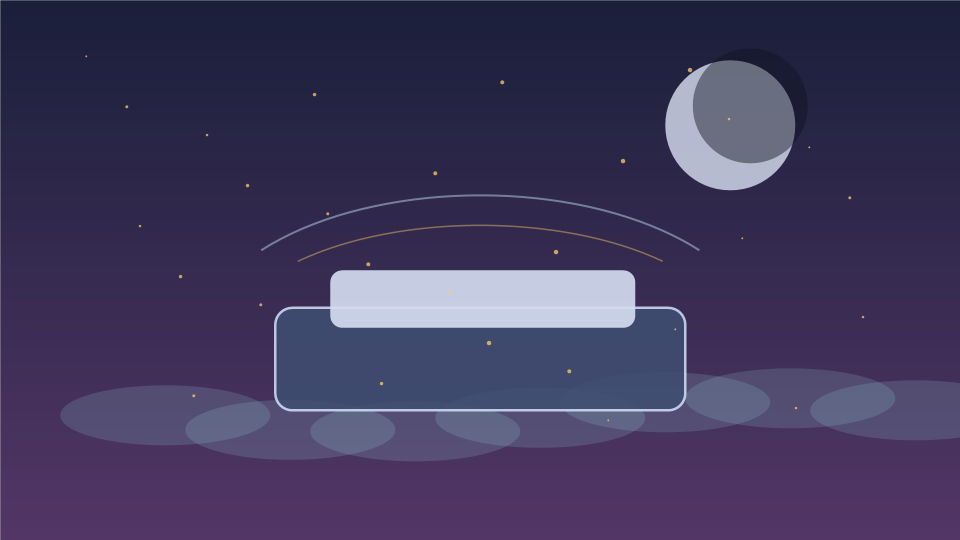
#> input picture Assets/TheCat/Art/UI/Backgrounds/thecat_ui_mainmenu_dreamentry_bg_1920x1080_v001.png, 1920 x 1080 px (shown at 1/2 size)
$ python build_ui_dream_route_preflight_candidates.py
#> lines starting #> are read from the running program, lines starting #| are printed output that depends on the picture; pictures that were not available may be replaced by others from this repository, and a replacement may not be noted
from __future__ import annotations

import csv
import hashlib
import shutil
from pathlib import Path

from PIL import Image, ImageDraw, ImageFont


REPO_ROOT = Path(__file__).resolve().parents[3]
BATCH_SLUG = "batch_86_dream_route_preflight_2026-06-25"
CANDIDATE_DIR = REPO_ROOT / "design" / "development" / "asset_candidates" / "ui" / "dream_route" / BATCH_SLUG
SPRITE_DIR = CANDIDATE_DIR / "sprites"
MOCKUP_DIR = CANDIDATE_DIR / "mockups"

MANIFEST_PATH = CANDIDATE_DIR / "thecat_ui_dream_route_batch86_manifest.csv"
CONTACT_SHEET_PATH = CANDIDATE_DIR / "thecat_ui_dream_route_batch86_contact_sheet_v001.png"
REVIEW_SHEET_PATH = CANDIDATE_DIR / "thecat_ui_dream_route_batch86_review_sheet_v001.png"
REVIEW_NOTE_PATH = CANDIDATE_DIR / "thecat_ui_dream_route_batch86_candidate_review.md"
PROCESS_NOTE_PATH = CANDIDATE_DIR / "thecat_ui_dream_route_batch86_process_note.md"
AGENT_PROMPT_PATH = CANDIDATE_DIR / "thecat_ui_dream_route_batch86_agent_review_prompt.md"

SOURCE_PATHS = [
    REPO_ROOT / "Assets/TheCat/Art/UI/Backgrounds/thecat_ui_mainmenu_dreamentry_bg_1920x1080_v001.png",
    REPO_ROOT / "Assets/TheCat/Art/UI/Frames/thecat_ui_panel_dreamglass_512x256_v001.png",
    REPO_ROOT / "Assets/TheCat/Art/UI/Frames/thecat_ui_button_primary_384x96_v001.png",
    REPO_ROOT / "Assets/TheCat/Art/UI/Frames/thecat_ui_title_logo_512x256_v001.png",
    REPO_ROOT / "Assets/TheCat/Art/UI/Frames/thecat_ui_routecard_partner_frame_512x256_v001.png",
    REPO_ROOT / "Assets/TheCat/Art/UI/Frames/thecat_ui_routecard_shop_frame_512x256_v001.png",
    REPO_ROOT / "Assets/TheCat/Art/UI/Frames/thecat_ui_routecard_blessing_frame_512x256_v001.png",
    REPO_ROOT / "Assets/TheCat/Art/UI/Frames/thecat_ui_routecard_dreamevent_frame_512x256_v001.png",
    REPO_ROOT / "Assets/TheCat/Art/UI/Frames/thecat_ui_routecard_restnest_frame_512x256_v001.png",
    REPO_ROOT / "Assets/TheCat/Art/UI/Icons/thecat_ui_route_defense_icon_128_v001.png",
    REPO_ROOT / "Assets/TheCat/Art/UI/Icons/thecat_ui_route_elite_icon_128_v001.png",
    REPO_ROOT / "Assets/TheCat/Art/UI/Icons/thecat_ui_route_partner_icon_128_v001.png",
    REPO_ROOT / "Assets/TheCat/Art/UI/Icons/thecat_ui_route_shop_icon_128_v001.png",
    REPO_ROOT / "Assets/TheCat/Art/UI/Icons/thecat_ui_route_dreamevent_icon_128_v001.png",
    REPO_ROOT / "Assets/TheCat/Art/UI/Icons/thecat_ui_route_blessing_icon_128_v001.png",
    REPO_ROOT / "Assets/TheCat/Art/UI/Icons/thecat_ui_route_restnest_icon_128_v001.png",
    REPO_ROOT / "Assets/TheCat/Art/UI/Icons/thecat_ui_route_bossnode_icon_128_v001.png",
    REPO_ROOT / "design/development/asset_candidates/ui/route_map/batch_65_route_map_readability_candidates_2026-06-15/route_map_readability_batch65_manifest.csv",
    REPO_ROOT / "design/development/asset_candidates/ui/route_map/batch_65_route_map_readability_candidates_2026-06-15/thecat_ui_route_current_node_halo_256_candidate_v001.png",
    REPO_ROOT / "design/development/asset_candidates/ui/route_map/batch_65_route_map_readability_candidates_2026-06-15/thecat_ui_route_selected_node_ring_256_candidate_v001.png",
    REPO_ROOT / "design/development/asset_candidates/ui/route_map/batch_65_route_map_readability_candidates_2026-06-15/thecat_ui_route_available_path_connector_512x128_candidate_v001.png",
    REPO_ROOT / "design/development/asset_candidates/ui/route_map/batch_65_route_map_readability_candidates_2026-06-15/thecat_ui_route_locked_path_connector_512x128_candidate_v001.png",
    REPO_ROOT / "design/development/asset_candidates/ui/route_map/batch_65_route_map_readability_candidates_2026-06-15/thecat_ui_route_boss_path_pressure_512x128_candidate_v001.png",
]

SPRITE_SPECS = (
    ("dream_route_panel", "route_map_panel_frame", (1120, 640), "large textless dream route map panel frame"),
    ("dream_route_header", "route_layer_header_frame", (760, 96), "textless route layer header frame"),
    ("dream_route_node", "route_node_socket_frame", (192, 192), "route node socket frame for icon overlays"),
    ("dream_route_choice", "route_choice_card_slot", (440, 220), "route choice card slot frame"),
    ("dream_route_path", "route_path_ribbon_frame", (640, 96), "route path ribbon frame"),
    ("dream_route_boss", "route_boss_gate_frame", (360, 260), "boss gate pressure frame"),
)

MOCKUP_SPECS = (
    ("dream_route_screen", "dream_route_1920x1080", (1920, 1080), "main"),
    ("dream_route_screen", "route_branch_1365x768", (1365, 768), "branch"),
    ("dream_route_screen", "route_boss_pressure_1280x720", (1280, 720), "boss"),
    ("dream_route_screen", "route_compact_1024x768", (1024, 768), "compact"),
)

FIELD_NAMES = [
    "asset_id",
    "component_id",
    "variant_id",
    "target_size",
    "batch_slug",
    "asset_type",
    "candidate_path",
    "candidate_sha256",
    "candidate_size",
    "source_assets",
    "source_sha256",
    "contact_sheet",
    "contact_sheet_sha256",
    "review_sheet",
    "review_sheet_sha256",
    "review_note",
    "review_note_sha256",
    "process_note",
    "process_note_sha256",
    "agent_prompt",
    "agent_prompt_sha256",
    "source_model",
    "recommendation",
    "visual_review",
]

SOURCE_MODEL = "deterministic_local_derivative_from_route_assets_not_image2"
RECOMMENDATION = "candidate_only_pending_unity_dream_route_screenshots"


def main() -> None:
    CANDIDATE_DIR.mkdir(parents=True, exist_ok=True)
    SPRITE_DIR.mkdir(parents=True, exist_ok=True)
    MOCKUP_DIR.mkdir(parents=True, exist_ok=True)
    clean_previous_outputs()

    sources = load_sources()
    sprites: dict[str, Image.Image] = {}
    generated: list[dict[str, object]] = []

    for component_id, variant_id, size, review in SPRITE_SPECS:
        image = build_sprite(variant_id, size)
        path = SPRITE_DIR / f"thecat_ui_dream_route_{variant_id}_{size[0]}x{size[1]}_candidate_v001.png"
        image.save(path)
        sprites[variant_id] = image
        generated.append(record(component_id, variant_id, size, "sprite", path, review))

    for component_id, variant_id, size, scenario in MOCKUP_SPECS:
        image = build_mockup(sources, sprites, size, scenario)
        path = MOCKUP_DIR / f"thecat_ui_dream_route_{variant_id}_local_mockup_v001.png"
        image.save(path)
        generated.append(record(component_id, variant_id, size, "local_mockup", path, f"{variant_id} local mockup"))

    contact = build_contact_sheet(generated)
    contact.save(CONTACT_SHEET_PATH)
    review = build_review_sheet(generated)
    review.save(REVIEW_SHEET_PATH)

    write_review_note(generated)
    write_process_note()
    write_agent_prompt()
    write_manifest(generated)
    print(f"Wrote {len(generated)} Batch 86 dream route preflight row(s).")
    print(to_repo_path(MANIFEST_PATH))


def clean_previous_outputs() -> None:
    for child in (SPRITE_DIR, MOCKUP_DIR):
        if child.exists():
            shutil.rmtree(child)
        child.mkdir(parents=True, exist_ok=True)
    for path in (MANIFEST_PATH, CONTACT_SHEET_PATH, REVIEW_SHEET_PATH, REVIEW_NOTE_PATH, PROCESS_NOTE_PATH, AGENT_PROMPT_PATH):
        if path.exists():
            path.unlink()


def load_sources() -> dict[str, Image.Image]:
    keys = {
        "background": SOURCE_PATHS[0],
        "panel": SOURCE_PATHS[1],
        "button": SOURCE_PATHS[2],
        "title": SOURCE_PATHS[3],
        "partner_card": SOURCE_PATHS[4],
        "shop_card": SOURCE_PATHS[5],
        "blessing_card": SOURCE_PATHS[6],
        "dream_event_card": SOURCE_PATHS[7],
        "rest_card": SOURCE_PATHS[8],
        "defense_icon": SOURCE_PATHS[9],
        "elite_icon": SOURCE_PATHS[10],
        "partner_icon": SOURCE_PATHS[11],
        "shop_icon": SOURCE_PATHS[12],
        "dream_event_icon": SOURCE_PATHS[13],
        "blessing_icon": SOURCE_PATHS[14],
        "rest_icon": SOURCE_PATHS[15],
        "boss_icon": SOURCE_PATHS[16],
        "current_halo": SOURCE_PATHS[18],
        "selected_ring": SOURCE_PATHS[19],
        "available_path": SOURCE_PATHS[20],
        "locked_path": SOURCE_PATHS[21],
        "boss_path": SOURCE_PATHS[22],
    }
    return {key: Image.open(path).convert("RGBA") for key, path in keys.items()}
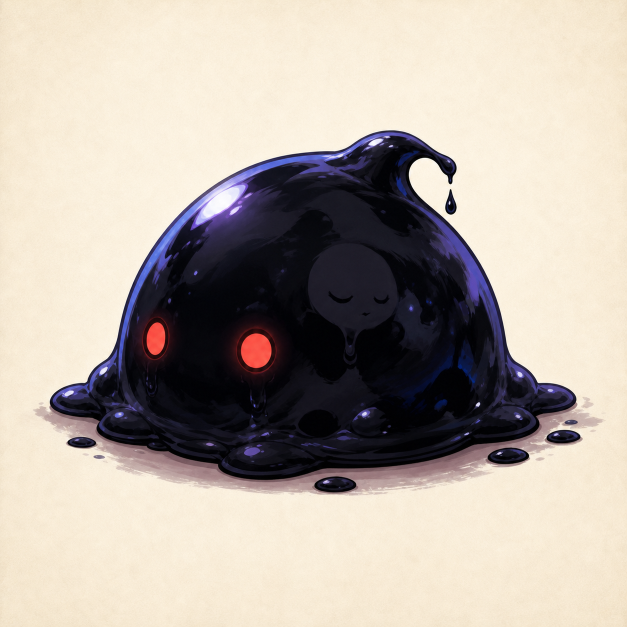
#> input picture design/development/asset_candidates/enemies/black_mud_nightmare/batch_39_black_mud_ai_refinement_candidate_2026-06-15/thecat_enemy_black_mud_nightmare_ai_refinement_raw_codex_v001.png, 1254 x 1254 px, given in place of thecat_ui_panel_dreamglass_512x256_v001.png, which was not available (shown at 1/2 size)
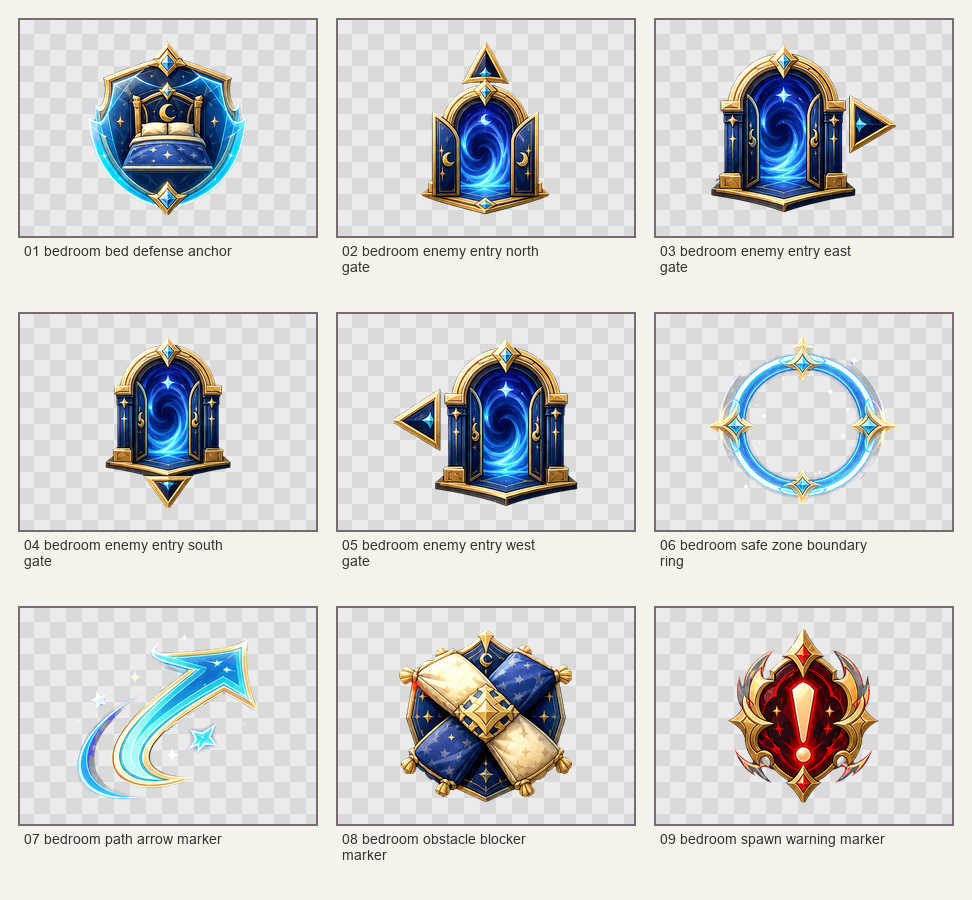
#> input picture design/development/asset_candidates/map/bedroom_dream_battle_markers/batch_101_bedroom_dream_battle_markers_imagegen_2026-06-25/thecat_map_bedmark_batch101_semantic_contact_sheet_v001.png, 972 x 900 px, given in place of thecat_ui_button_primary_384x96_v001.png, which was not available
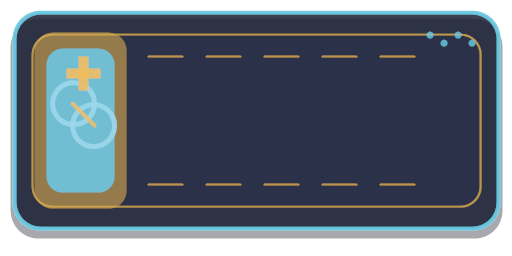
#> input picture Assets/TheCat/Art/UI/Frames/thecat_ui_routecard_partner_frame_512x256_v001.png, 512 x 256 px
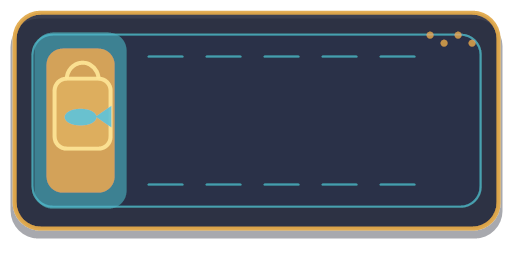
#> input picture Assets/TheCat/Art/UI/Frames/thecat_ui_routecard_shop_frame_512x256_v001.png, 512 x 256 px
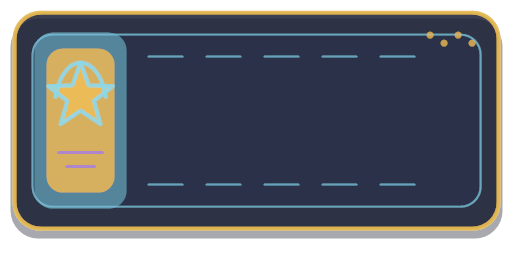
#> input picture Assets/TheCat/Art/UI/Frames/thecat_ui_routecard_blessing_frame_512x256_v001.png, 512 x 256 px
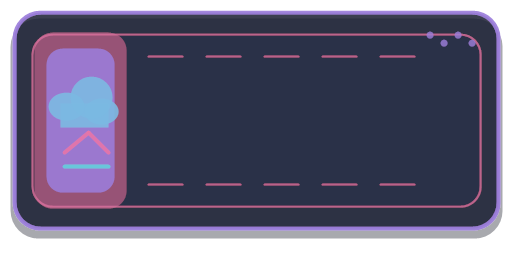
#> input picture Assets/TheCat/Art/UI/Frames/thecat_ui_routecard_dreamevent_frame_512x256_v001.png, 512 x 256 px


# [323 lines left out: functions build_sprite, build_mockup, route_nodes, draw_paths, draw_nodes, draw_choice_cards and 7 more, not called in this run]


def rounded_frame(draw: ImageDraw.ImageDraw, x0: int, y0: int, x1: int, y1: int, radius: int, fill: tuple[int, int, int, int], outline: tuple[int, int, int, int], width: int) -> None:
    draw.rounded_rectangle((x0, y0, x1, y1), radius=radius, fill=fill, outline=outline, width=width)


def fit_image(image: Image.Image, size: tuple[int, int]) -> Image.Image:
    return image.resize(size, Image.Resampling.LANCZOS)


# [27 lines left out: functions fit_image_contained, font, image_size, sha256, not called in this run]


def to_repo_path(path: Path) -> str:
    return path.resolve().relative_to(REPO_ROOT.resolve()).as_posix()


if __name__ == "__main__":
#> (the run stopped early here; a loop or call above may not have finished)
